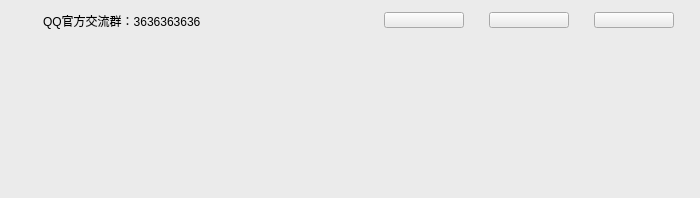
<?xml version="1.0" encoding="UTF-8"?>
<ui version="4.0">
 <class>FormHelpInfo</class>
 <widget class="QWidget" name="FormHelpInfo">
  <property name="geometry">
   <rect>
    <x>0</x>
    <y>0</y>
    <width>700</width>
    <height>198</height>
   </rect>
  </property>
  <property name="sizePolicy">
   <sizepolicy hsizetype="Fixed" vsizetype="Fixed">
    <horstretch>0</horstretch>
    <verstretch>0</verstretch>
   </sizepolicy>
  </property>
  <property name="windowTitle">
   <string>Form</string>
  </property>
  <property name="styleSheet">
   <string notr="true">background-color: rgb(235, 235, 235);</string>
  </property>
  <widget class="QWidget" name="horizontalLayoutWidget">
   <property name="geometry">
    <rect>
     <x>0</x>
     <y>0</y>
     <width>361</width>
     <height>41</height>
    </rect>
   </property>
   <layout class="QHBoxLayout" name="horizontalLayout">
    <property name="leftMargin">
     <number>15</number>
    </property>
    <property name="rightMargin">
     <number>15</number>
    </property>
    <item>
     <widget class="QWidget" name="widget_qq_group" native="true">
      <property name="sizePolicy">
       <sizepolicy hsizetype="Fixed" vsizetype="Fixed">
        <horstretch>22</horstretch>
        <verstretch>18</verstretch>
       </sizepolicy>
      </property>
      <property name="minimumSize">
       <size>
        <width>22</width>
        <height>18</height>
       </size>
      </property>
      <property name="maximumSize">
       <size>
        <width>22</width>
        <height>18</height>
       </size>
      </property>
      <property name="styleSheet">
       <string notr="true">background-image: url(:/images/1_Group_1.jpg);</string>
      </property>
     </widget>
    </item>
    <item>
     <widget class="QLabel" name="label">
      <property name="cursor">
       <cursorShape>PointingHandCursor</cursorShape>
      </property>
      <property name="styleSheet">
       <string notr="true">font:bold 14px \&quot;Microsoft YaHei\&quot;;color: rgb(80, 80, 80);</string>
      </property>
      <property name="text">
       <string>QQ官方交流群：3636363636</string>
      </property>
     </widget>
    </item>
   </layout>
  </widget>
  <widget class="QWidget" name="horizontalLayoutWidget_2">
   <property name="geometry">
    <rect>
     <x>360</x>
     <y>0</y>
     <width>341</width>
     <height>41</height>
    </rect>
   </property>
   <layout class="QHBoxLayout" name="horizontalLayout_2">
    <property name="spacing">
     <number>1</number>
    </property>
    <item>
     <widget class="QPushButton" name="pushButton_feedback">
      <property name="sizePolicy">
       <sizepolicy hsizetype="Fixed" vsizetype="Fixed">
        <horstretch>80</horstretch>
        <verstretch>16</verstretch>
       </sizepolicy>
      </property>
      <property name="minimumSize">
       <size>
        <width>80</width>
        <height>16</height>
       </size>
      </property>
      <property name="maximumSize">
       <size>
        <width>80</width>
        <height>16</height>
       </size>
      </property>
      <property name="baseSize">
       <size>
        <width>0</width>
        <height>40</height>
       </size>
      </property>
      <property name="cursor">
       <cursorShape>PointingHandCursor</cursorShape>
      </property>
     </widget>
    </item>
    <item>
     <widget class="QPushButton" name="pushButton_tutorial">
      <property name="sizePolicy">
       <sizepolicy hsizetype="Fixed" vsizetype="Fixed">
        <horstretch>80</horstretch>
        <verstretch>16</verstretch>
       </sizepolicy>
      </property>
      <property name="minimumSize">
       <size>
        <width>80</width>
        <height>16</height>
       </size>
      </property>
      <property name="maximumSize">
       <size>
        <width>80</width>
        <height>16</height>
       </size>
      </property>
      <property name="baseSize">
       <size>
        <width>0</width>
        <height>40</height>
       </size>
      </property>
      <property name="cursor">
       <cursorShape>PointingHandCursor</cursorShape>
      </property>
     </widget>
    </item>
    <item>
     <widget class="QPushButton" name="pushButton_shotcut_query">
      <property name="sizePolicy">
       <sizepolicy hsizetype="Fixed" vsizetype="Fixed">
        <horstretch>80</horstretch>
        <verstretch>16</verstretch>
       </sizepolicy>
      </property>
      <property name="minimumSize">
       <size>
        <width>80</width>
        <height>16</height>
       </size>
      </property>
      <property name="maximumSize">
       <size>
        <width>80</width>
        <height>16</height>
       </size>
      </property>
      <property name="baseSize">
       <size>
        <width>80</width>
        <height>16</height>
       </size>
      </property>
      <property name="cursor">
       <cursorShape>PointingHandCursor</cursorShape>
      </property>
     </widget>
    </item>
   </layout>
  </widget>
 </widget>
 <resources/>
 <connections/>
</ui>
